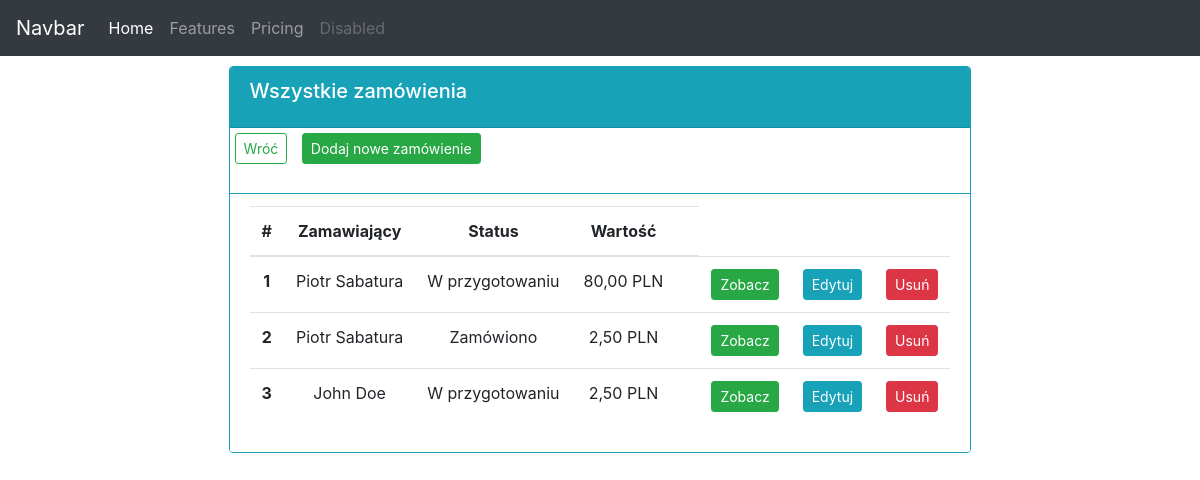
/orders/, run on an earlier commit of the app's database.
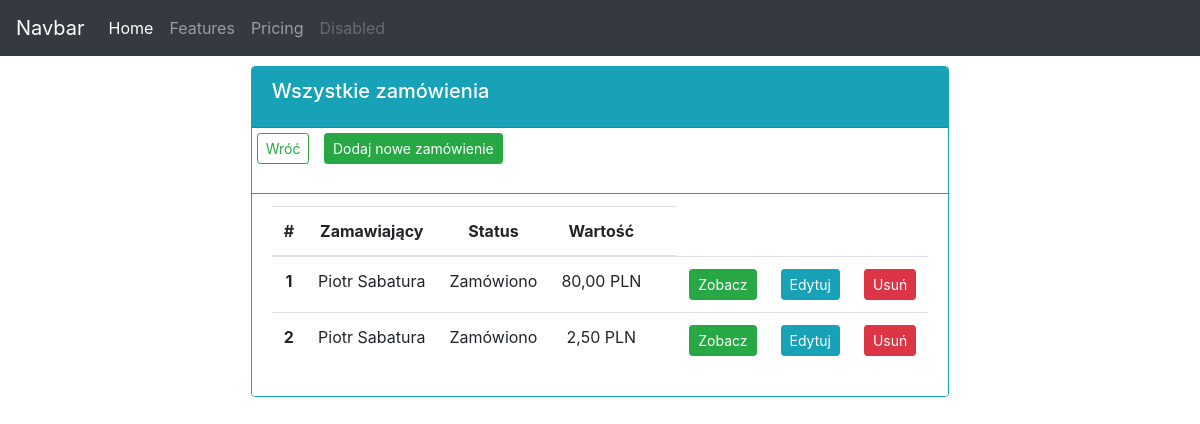
And on a later commit of the database.
### order_app/models.py (models this page shows, shortened)
class Order(models.Model):
    STATUS = (
        ('W przygotowaniu', 'W przygotowaniu'),
        ('Zamówiono', 'Zamówiono'),
        ('Dostarczono', 'Dostarczono'),
    )
    employee = models.ForeignKey(Employee, null=True, blank=True, on_delete=models.SET_NULL)
    product = models.ManyToManyField(Product, through="OrderProduct")
    date_created = models.DateTimeField(auto_now_add=True)
    status = models.CharField(max_length=200, choices=STATUS, null=True)
    note = models.TextField(max_length=1000, null=True, blank=True)

class Employee(models.Model):
    name = models.CharField(max_length=200, null=True)
    surname = models.CharField(max_length=200, null=True)
    phone = models.CharField(max_length=200, null=True, blank=True)
    email = models.EmailField(max_length=100, null=True, blank=True)
    date_added = models.DateTimeField(auto_now_add=True)
    def __str__(self):
        return f"{self.name.title()} {self.surname.title()}"

### order_app/views.py (the view)
# urls.py: path('orders/', ordersView, name='orders'),
def ordersView(request):
    orders = Order.objects.all().annotate(total_price=Sum(F('orderproduct__quantity')*F('product__price')))
    context = {'orders': orders,
               }
    template = 'order_app/orders.html'
    return render(request, template, context)

### order_app/templates/order_app/orders.html (shortened to what this page needs)
{% extends 'order_app/base.html' %}
{% block content %}
<div class="row">
    <div class="col-md d-flex justify-content-center">
      <div class="card border-info" style="margin: 10px;">
        <div class="card-header bg-info text-white">
          <h5 class="card-title">Wszystkie zamówienia</h5>
        </div>
          <p>
            <a class="btn btn-outline-success btn-sm" style="margin: 5px;" href="{% url 'order_app:index' %}">Wróć</a>
            <a class="btn btn-success btn-sm" style="margin: 5px;"
               href="{% url 'order_app:add_order' %}">Dodaj nowe zamówienie</a>
          </p>
          <ul class="list-group list-group-flush">
            <li class="list-group-item border-info">
              <table class="table">
                <thead>
                  <tr class="text-center">
                    <th scope="col">#</th>
                    <th scope="col">Zamawiający</th>
                    <th scope="col">Status</th>
                    <th scope="col">Wartość</th>
                    <th scope="col"></th>
                  </tr>
                </thead>
                <tbody>
                  {% for order in orders %}
                  <tr class="text-center">
                    <th scope="row">{{forloop.counter}}</th>
                    <td>{{ order.employee }}</td>
                    <td>{{ order.status }}</td>
                    {% if order.total_price %}
                    <td>{{ order.total_price|floatformat:2 }} PLN</td>
                    {% else %}
                    <td>0,00 PLN</td>
                    {% endif %}
                    <td></td>
                    <td><a class="btn btn-sm btn-success" href="{% url 'order_app:order' order.id %}">Zobacz</a></td>
                    <td><a class="btn btn-sm btn-info" href="{% url 'order_app:edit_order' order.id %}">Edytuj</a></td>
                    <td><a class="btn btn-sm btn-danger" href="{% url 'order_app:delete_order' order.id %}">Usuń</a></td>
                  </tr>
                {% endfor %}
              </table>
            </li>
          </ul>
        </div>
      </div>
    </div>
{% endblock content %}

What changed in the data, as far as the page shows it:
removed Order: employee "John Doe", status "W przygotowaniu", total_price "2,50"
changed Order (number 1 of 2 on the later page): status "W przygotowaniu" → "Zamówiono"
